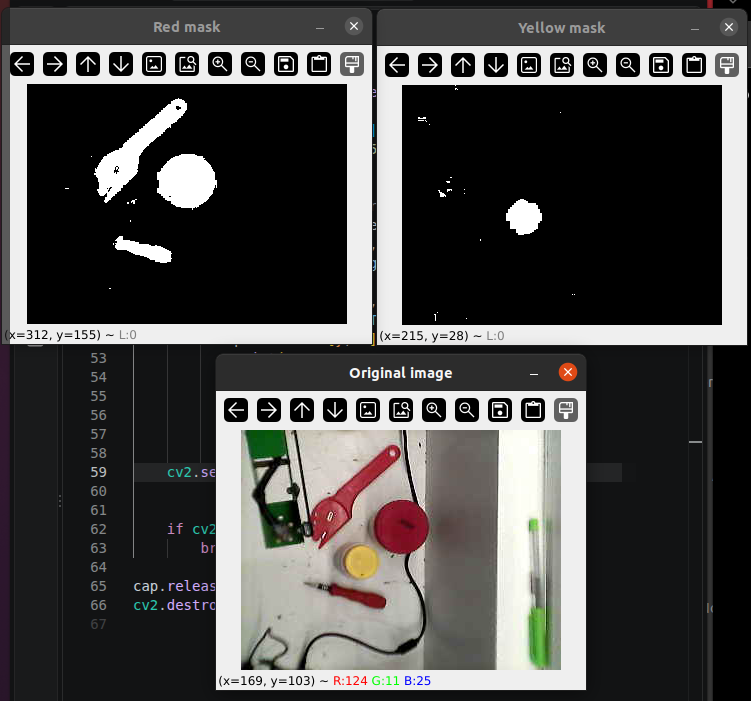
#> input picture images/color-segmentation.png, 751 x 701 px, given in place of the camera
$ jupyter execute camera_test.ipynb   (text cells are left out)
#> lines starting #> are read from the running program, lines starting #| are printed output that depends on the picture; after the words box and inside, x2 and y2 are one past the last pixel; in counts of white or black regions, pixels touching at a corner belong together
[cell 1]
# CAMERA INITIALIZATION

import cv2
import numpy as py
cap = cv2.VideoCapture(1)

# [6 lines of commented-out code are left out]

while True:
    ret, frame = cap.read()
#> frame is the input picture: shape (701, 751, 3); mean B, G, R 72.5, 73.5, 74.6

    if not ret:
        print("Error: COULD NOT SEE CAMERA")
        break

    cv2.imshow("Camera Test", frame)

    if cv2.waitKey(1) & 0xFF == ord('q'):
#> (key q is pressed here)
         break

cap.release()
cv2.destroyAllWindows()

[cell 2]
# SEGMENTATION FOR 3 COLOURS BLUE, RED AND YELLOW.


import cv2
import numpy as np

cap = cv2.VideoCapture(1)
cap.set(cv2.CAP_PROP_FRAME_WIDTH, 320)
cap.set(cv2.CAP_PROP_FRAME_HEIGHT, 240)

if not cap.isOpened():
    raise RuntimeError("Could not open webcam")

while True:
    ret, frame = cap.read()
    if not ret:
        break

    hsv = cv2.cvtColor(frame, cv2.COLOR_BGR2HSV)
#> hsv: shape (701, 751, 3); mean H, S, V 33, 14.6, 75.9

    # Example blue threshold: tune for your block and lighting.


    # Blue
    blue_mask = cv2.inRange(
        hsv, np.array([90, 70, 40]),
        np.array([135, 255, 255])
    )
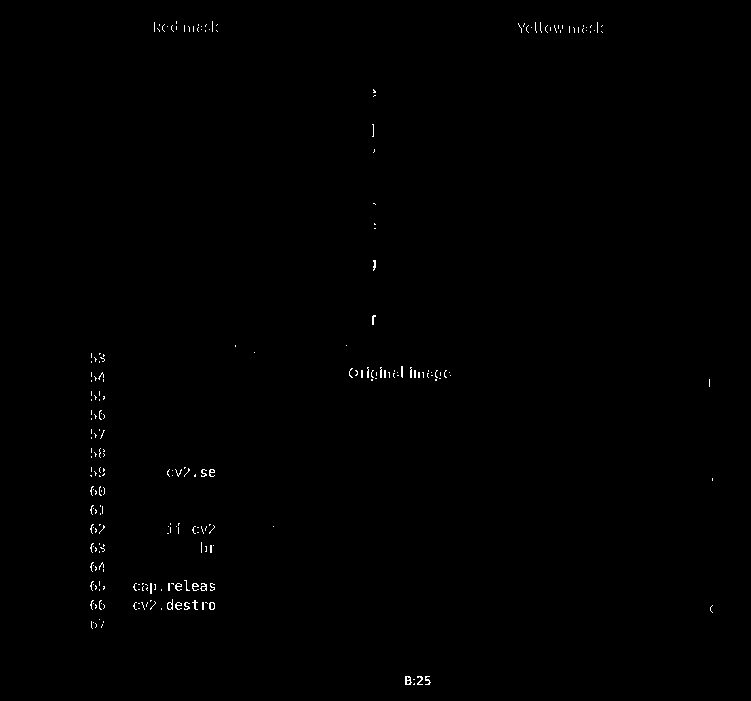
#> blue_mask: shape (701, 751); 0.34% white in thin lines or dots, all inside (x1, y1, x2, y2) = (90, 21, 713, 685)

    # Red: hue wraps around zero, so use two ranges
    red_mask1 = cv2.inRange(
        hsv, np.array([0, 70, 40]),
        np.array([10, 255, 255])
    )
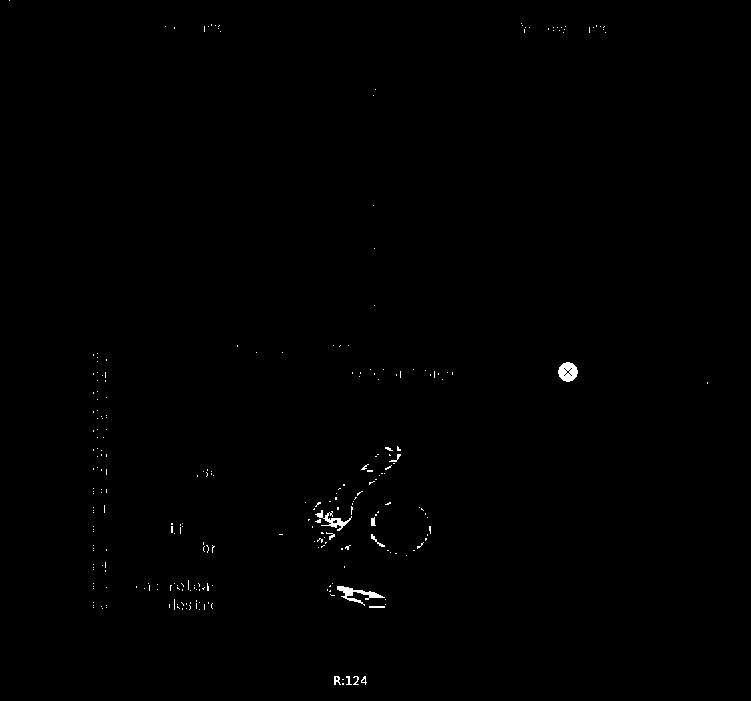
#> red_mask1: shape (701, 751); 0.35% white; 267 white regions (255 under 20 px), largest, box (x1, y1, x2, y2) and area: (337, 586, 385, 606) 292, (558, 362, 578, 382) 284, (315, 510, 352, 531) 223
    red_mask2 = cv2.inRange(
        hsv, np.array([170, 70, 40]),
        np.array([179, 255, 255])
    ) #from min value sof HSV to max values
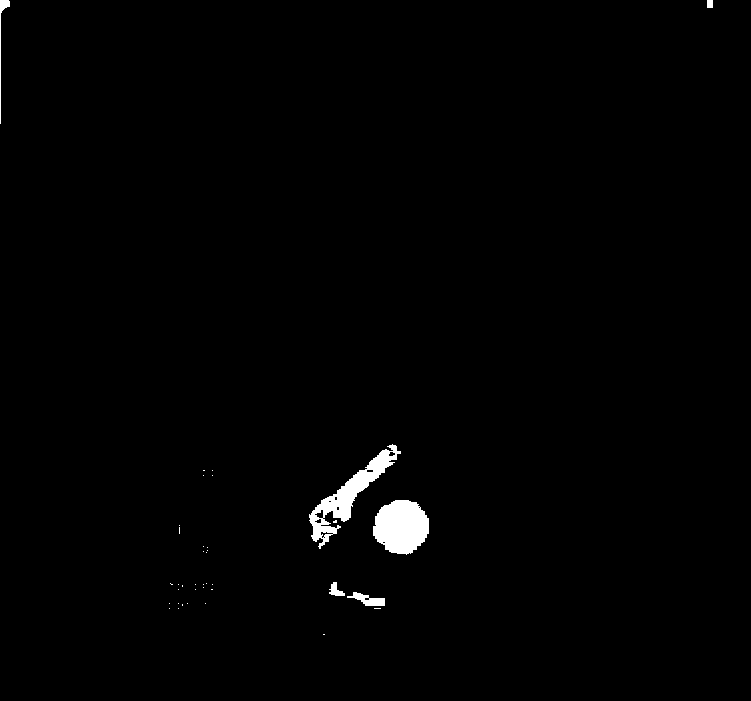
#> red_mask2: shape (701, 751); 1% white; 38 white regions (32 under 20 px), largest, box (x1, y1, x2, y2) and area: (373, 500, 429, 555) 2344, (309, 444, 401, 549) 2222, (347, 592, 385, 606) 264, (0, 0, 10, 124) 203, (329, 582, 345, 596) 120, (707, 0, 713, 8) 48
    red_mask = cv2.bitwise_or(red_mask1, red_mask2)
#> red_mask: shape (701, 751); 1.3% white; 207 white regions (197 under 20 px), largest, box (x1, y1, x2, y2) and area: (308, 444, 401, 549) 2727, (371, 500, 431, 556) 2489, (329, 582, 386, 609) 729

    # Yellow
    yellow_mask = cv2.inRange(
        hsv, np.array([20, 70, 40]),
        np.array([35, 255, 255])
    )
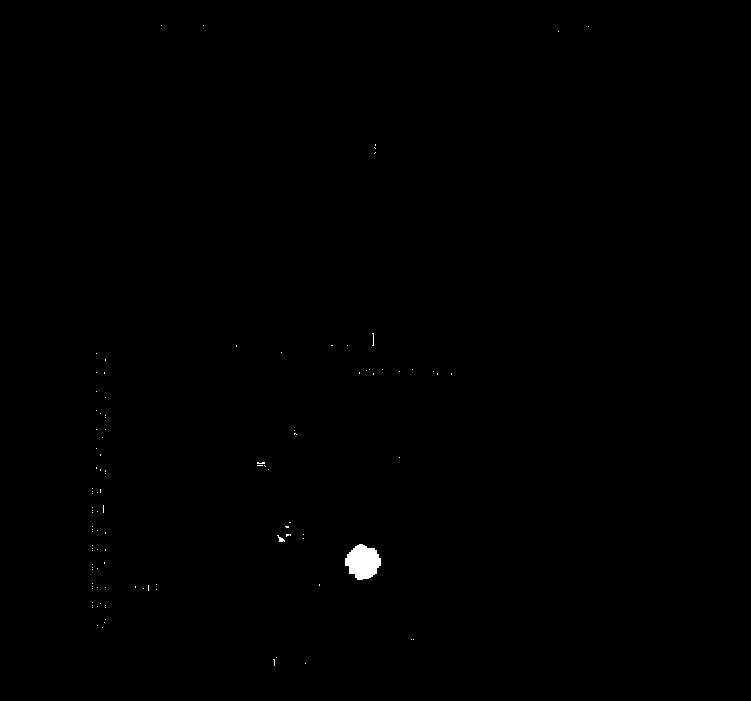
#> yellow_mask: shape (701, 751); 0.22% white; 107 white regions (105 under 20 px), largest, box (x1, y1, x2, y2) and area: (345, 544, 381, 580) 922, (277, 535, 285, 542) 26
    mask = cv2.bitwise_or(blue_mask, red_mask)
    mask = cv2.bitwise_or(mask, yellow_mask)
#> mask: shape (701, 751); 1.9% white; 331 white regions (279 under 20 px), largest, box (x1, y1, x2, y2) and area: (308, 444, 401, 549) 2728, (371, 500, 431, 556) 2489, (344, 544, 381, 580) 924


    kernel = np.ones((3, 3), np.uint8)
    mask = cv2.morphologyEx(
        mask, cv2.MORPH_OPEN, kernel
    )
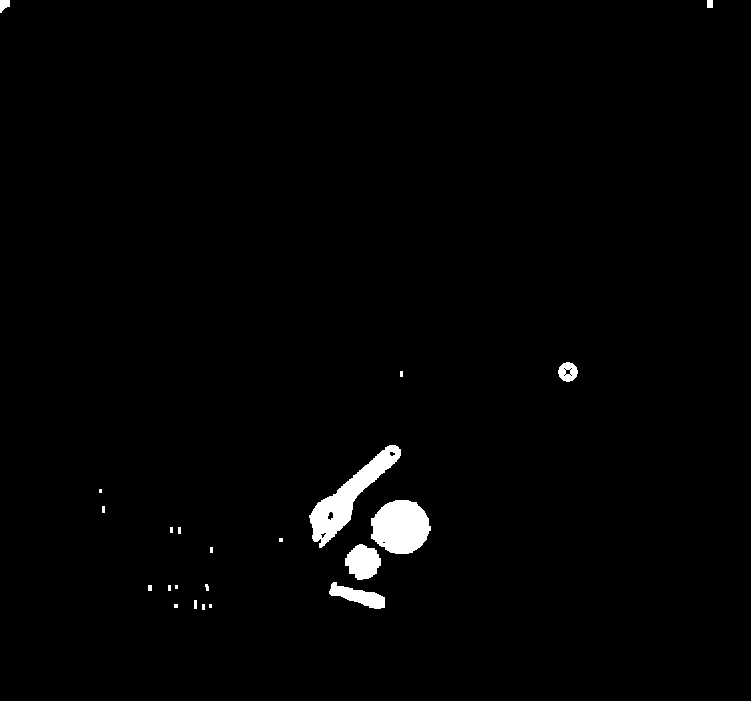
#> mask: shape (701, 751); 1.4% white; 22 white regions (10 under 20 px), largest, box (x1, y1, x2, y2) and area: (309, 445, 401, 548) 2703, (371, 500, 431, 554) 2482, (345, 544, 381, 580) 922
    mask = cv2.morphologyEx(
        mask, cv2.MORPH_CLOSE, kernel
    )
#> mask: shape (701, 751); 1.4% white; 22 white regions (10 under 20 px)

    contours, _ = cv2.findContours(
        mask, cv2.RETR_EXTERNAL,
        cv2.CHAIN_APPROX_SIMPLE
    )
#> contours = 22 contours, 15 with area under 20; largest, box (x1, y1, x2, y2) and area: (309, 445, 401, 548) 2628, (371, 500, 431, 554) 2396, (345, 544, 381, 580) 862, (329, 582, 385, 609) 654, (558, 362, 578, 382) 273, (0, 0, 10, 13) 74, (707, 0, 713, 8) 35

    for contour in contours:
        area = cv2.contourArea(contour)
        if area < 100:
            continue

        moments = cv2.moments(contour)
        if moments["m00"] == 0:
            continue

        u = int(moments["m10"] / moments["m00"])
        v = int(moments["m01"] / moments["m00"])

        x, y, w, h = cv2.boundingRect(contour)
        cv2.rectangle(frame, (x, y),
                      (x + w, y + h), (0, 255, 0), 2)
        cv2.circle(frame, (u, v), 4, (0, 0, 255), -1)
        cv2.putText(frame, f"Block ({u},{v})",
                    (x, max(y - 8, 15)),
                    cv2.FONT_HERSHEY_SIMPLEX,
                    0.45, (0, 255, 0), 1)
#> this loop made 22 passes
#> (area, u, v, x, y, w, h) on passes 9, 11, 16, 18, 20: (654, 358, 595, 329, 582, 56, 27), (862.5, 362, 561, 345, 544, 36, 36), (2396.5, 400, 526, 371, 500, 60, 54), (2628, 347, 496, 309, 445, 92, 103), (273, 567, 371, 558, 362, 20, 20)
#> (contour, area) on pass 21: ([[707, 0], [707, 7], [712, 7], [712, 0]], 35)
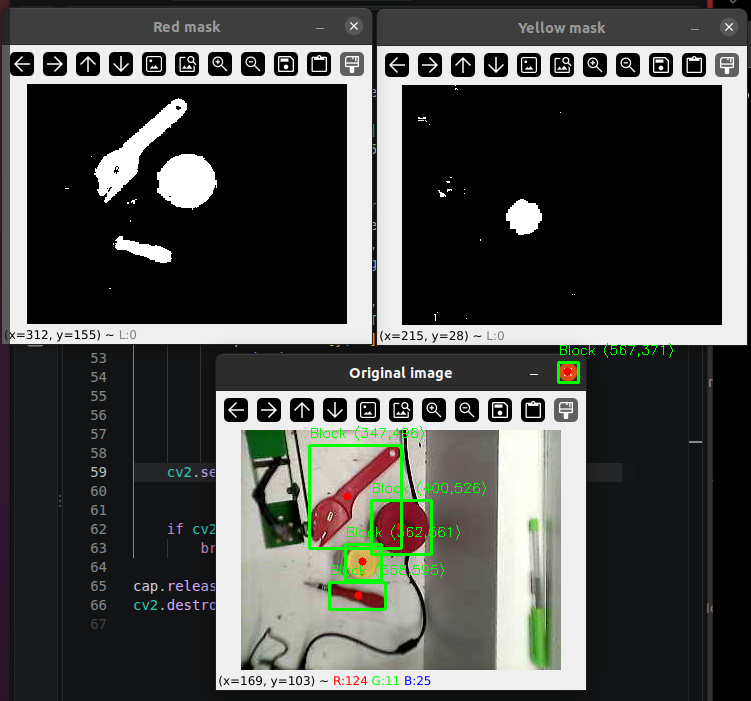
#> frame: shape (701, 751, 3); 0.84% of pixels changed, all inside (x1, y1, x2, y2) = (308, 343, 673, 611)

    cv2.imshow("Block detector", frame)
    cv2.imshow("Binary mask", mask)

    if cv2.waitKey(1) & 0xFF == ord("q"):
#> (key q is pressed here)
        break

cap.release()
cv2.destroyAllWindows()

[cell 3]
import cv2
import numpy as np

cap = cv2.VideoCapture(1)
cap.set(cv2.CAP_PROP_FRAME_WIDTH, 320)
cap.set(cv2.CAP_PROP_FRAME_HEIGHT, 240)

if not cap.isOpened():
    raise RuntimeError("Could not open webcam")

while True:
    ret, frame = cap.read()
    if not ret:
        break


    # Convert the camera image from BGR to HSV
    hsv = cv2.cvtColor(frame, cv2.COLOR_BGR2HSV)

    # Red shade range 1
    red_mask1 = cv2.inRange(
        hsv,
        np.array([0, 70, 40]),
        np.array([10, 255, 255])
    )

    # Red shade range 2
    red_mask2 = cv2.inRange(
        hsv,
        np.array([170, 70, 40]),
        np.array([179, 255, 255])
    )

    # Combine the two red hue ranges
    red_mask = cv2.bitwise_or(red_mask1, red_mask2)

    # Yellow container
    yellow_mask = cv2.inRange(
        hsv,
        np.array([20, 70, 40]),
        np.array([35, 255, 255])
    )

    # Display each mask separately
    cv2.imshow("Red mask", red_mask)
    cv2.imshow("Yellow mask", yellow_mask)
    cv2.imshow("Original image", frame)

    # [9 lines left out: function show_hsv, not called in this run]
    cv2.setMouseCallback("Original image", show_hsv)


    if cv2.waitKey(1) & 0xFF == ord("q"):
#> (key q is pressed here)
        break

cap.release()
cv2.destroyAllWindows()

[cell 4]
# COLOUR SEGMENTATION FOR RED AND YELLOW


import cv2
import numpy as np

cap = cv2.VideoCapture(1)
cap.set(cv2.CAP_PROP_FRAME_WIDTH, 320)
cap.set(cv2.CAP_PROP_FRAME_HEIGHT, 240)

if not cap.isOpened():
    raise RuntimeError("Could not open webcam")

while True:
    ret, frame = cap.read()
    if not ret:
        break


    # Convert the camera image from BGR to HSV
    hsv = cv2.cvtColor(frame, cv2.COLOR_BGR2HSV)

    # Red shade range 1
    red_mask1 = cv2.inRange(
        hsv,
        np.array([0, 70, 40]),
        np.array([10, 255, 255])
    )

    # Red shade range 2
    red_mask2 = cv2.inRange(
        hsv,
        np.array([170, 70, 40]),
        np.array([179, 255, 255])
    )

    # Combine the two red hue ranges
    red_mask = cv2.bitwise_or(red_mask1, red_mask2)

    # Yellow container
    yellow_mask = cv2.inRange(
        hsv,
        np.array([20, 70, 40]),
        np.array([35, 255, 255])
    )

    # Display each mask separately
    cv2.imshow("Red mask", red_mask)
    cv2.imshow("Yellow mask", yellow_mask)
    cv2.imshow("Original image", frame)

    # [9 lines left out: function show_hsv, not called in this run]
    cv2.setMouseCallback("Original image", show_hsv)


    contours, _= cv2.findContours(
        red_mask,
        cv2.RETR_EXTERNAL,
        cv2.CHAIN_APPROX_SIMPLE
    )
#> contours = 207 contours, 200 with area under 20; largest, box (x1, y1, x2, y2) and area: (308, 444, 401, 549) 2628, (371, 500, 431, 556) 2400, (329, 582, 386, 609) 661, (558, 362, 578, 382) 273, (0, 0, 10, 124) 74, (707, 0, 713, 8) 35, (334, 676, 341, 685) 28
    for contour in contours:
        area = cv2.contourArea(contour)

        if area < 100:
            continue

        x, y, w, h = cv2.boundingRect(contour)

        aspect_ratio = w / float(h)
        perimeter = cv2.arcLength(contour, True)


        circularity = (
            4 * np.pi * area / (perimeter ** 2)

        if perimeter > 0 else 0
        )

        hull_area = cv2.contourArea(
            cv2.convexHull(contour)
        )

        solidity = (
            area / hull_area if hull_area > 0 else 0
        )

        print(
        f"Area={area:.0f}, "
        f"Aspect ratio={aspect_ratio:.2f}, "
        f"Circularity={circularity:.2f}, "
        f"Solidity={solidity:.2f}"
    )
#> this loop made 207 passes
#> area on pass 6: 28.5
#| Area=661, Aspect ratio=2.11, Circularity=0.37, Solidity=0.81
#| Area=2400, Aspect ratio=1.07, Circularity=0.71, Solidity=0.96
#| Area=2628, Aspect ratio=0.89, Circularity=0.29, Solidity=0.79
#| Area=273, Aspect ratio=1.00, Circularity=0.89, Solidity=0.97


    if cv2.waitKey(1) & 0xFF == ord("q"):
#> (key q is pressed here)
        break

cap.release()
cv2.destroyAllWindows()

[cell 5]
import cv2
import numpy as np
import csv
import os

CAMERA_INDEX = 1
CSV_FILE = "red_objects.csv"

LABELS = {
    ord("1"): "container_red",
    ord("2"): "screwdriver",
    ord("3"): "safety_cutter",
}

FEATURE_NAMES = [
    "area",
    "width",
    "height",
    "aspect_ratio",
    "perimeter",
    "circularity",
    "solidity",
    "extent",
    "label",
]

# Create the CSV header if the file does not exist
if not os.path.exists(CSV_FILE):
    with open(CSV_FILE, "w", newline="") as file:
        writer = csv.DictWriter(
            file, fieldnames=FEATURE_NAMES
        )
        writer.writeheader()


# [35 lines left out: function extract_features, not called in this run]


cap = cv2.VideoCapture(CAMERA_INDEX)

if not cap.isOpened():
    raise RuntimeError("Could not open camera")

print("Place ONE red object in view.")
print("1 = red container")
print("2 = screwdriver")
print("3 = safety cutter")
print("Q = quit")

while True:
    ret, frame = cap.read()

    if not ret:
        print("Could not read camera frame")
        break

    hsv = cv2.cvtColor(frame, cv2.COLOR_BGR2HSV)

    # Red wraps around the HSV hue boundary
    mask1 = cv2.inRange(
        hsv, np.array([0, 70, 40]),
        np.array([10, 255, 255])
    )
    mask2 = cv2.inRange(
        hsv, np.array([170, 70, 40]),
        np.array([179, 255, 255])
    )

    red_mask = cv2.bitwise_or(mask1, mask2)

    kernel = np.ones((3, 3), np.uint8)
    red_mask = cv2.morphologyEx(
        red_mask, cv2.MORPH_OPEN, kernel
    )
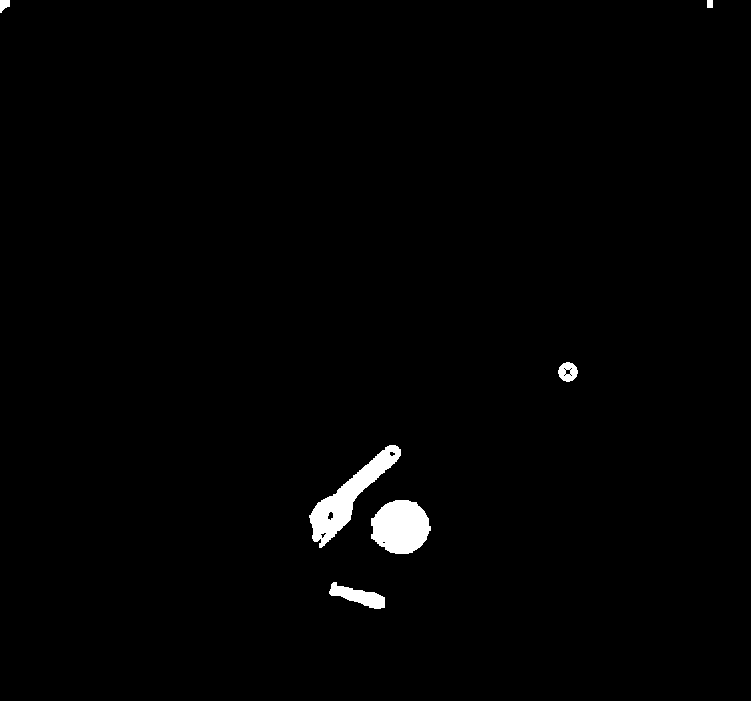
#> red_mask: shape (701, 751); 1.2% white; 6 white regions, box (x1, y1, x2, y2) and area: (309, 445, 401, 548) 2702, (371, 500, 431, 554) 2482, (329, 582, 385, 609) 721, (558, 362, 578, 382) 276, (0, 0, 10, 13) 93, (707, 0, 713, 8) 48
    red_mask = cv2.morphologyEx(
        red_mask, cv2.MORPH_CLOSE, kernel
    )
#> red_mask: shape (701, 751); 1.2% white; 6 white regions

    contours, _ = cv2.findContours(
        red_mask,
        cv2.RETR_EXTERNAL,
        cv2.CHAIN_APPROX_SIMPLE
    )
#> contours = 6 contours; box (x1, y1, x2, y2) and area: (309, 445, 401, 548) 2627, (371, 500, 431, 554) 2396, (329, 582, 385, 609) 654, (558, 362, 578, 382) 273, (0, 0, 10, 13) 74, (707, 0, 713, 8) 35

    # Find the largest red contour
    candidates = [
        c for c in contours
        if cv2.contourArea(c) >= 100
    ]
#> candidates = 4 contours; box (x1, y1, x2, y2) and area: (309, 445, 401, 548) 2627, (371, 500, 431, 554) 2396, (329, 582, 385, 609) 654, (558, 362, 578, 382) 273

    largest = (
        max(candidates, key=cv2.contourArea)
        if candidates else None
    )
#> largest = contour of 174 points, box (x1, y1, x2, y2) (309, 445, 401, 548), area 2627

    display = frame.copy()

    if largest is not None:
        x, y, w, h = cv2.boundingRect(largest)
#> x = 309; y = 445; w = 92; h = 103

        cv2.rectangle(
            display, (x, y), (x + w, y + h),
            (0, 255, 0), 2
        )

        cv2.putText(
            display, "Detected object",
            (x, max(y - 10, 20)),
            cv2.FONT_HERSHEY_SIMPLEX, 0.5,
            (0, 255, 0), 2
        )
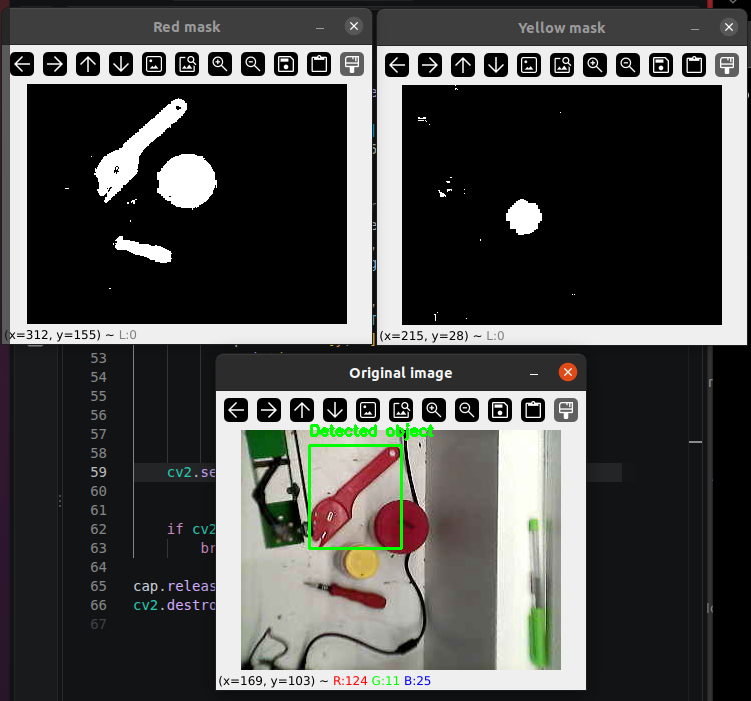
#> display: shape (701, 751, 3); mean B, G, R 71.8, 73.8, 73.8

    cv2.imshow("Object data collection", display)
    cv2.imshow("Red mask", red_mask)

    key = cv2.waitKey(1) & 0xFF
#> (key q is pressed here)

    if key in LABELS and largest is not None:
        features = extract_features(largest)
        features["label"] = LABELS[key]

        with open(CSV_FILE, "a", newline="") as file:
            writer = csv.DictWriter(
                file, fieldnames=FEATURE_NAMES
            )
            writer.writerow(features)

        print("Saved:", features)

    elif key == ord("q"):
        break

cap.release()
cv2.destroyAllWindows()

[cell 6]
import pandas as pd
import joblib

from sklearn.model_selection import train_test_split
from sklearn.tree import DecisionTreeClassifier
from sklearn.metrics import (
    accuracy_score,
    classification_report,
    confusion_matrix,
)

# 1. Load and inspect the dataset
data = pd.read_csv("/home/goodness/Documents/PYTHON_LINK/red_objects.csv")
#> (reads red_objects.csv from the repository)
